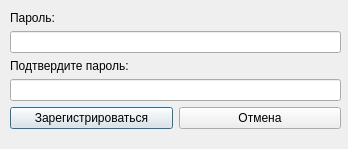
<?xml version="1.0" encoding="UTF-8"?>
<ui version="4.0">
 <class>reg</class>
 <widget class="QWidget" name="reg">
  <property name="geometry">
   <rect>
    <x>0</x>
    <y>0</y>
    <width>348</width>
    <height>149</height>
   </rect>
  </property>
  <property name="windowTitle">
   <string>Registration</string>
  </property>
  <widget class="QWidget" name="layoutWidget">
   <property name="geometry">
    <rect>
     <x>10</x>
     <y>10</y>
     <width>331</width>
     <height>119</height>
    </rect>
   </property>
   <layout class="QVBoxLayout" name="verticalLayout_2">
    <item>
     <layout class="QVBoxLayout" name="verticalLayout">
      <item>
       <widget class="QLabel" name="label">
        <property name="text">
         <string>Пароль:</string>
        </property>
       </widget>
      </item>
      <item>
       <widget class="QLineEdit" name="lineEdit">
        <property name="echoMode">
         <enum>QLineEdit::Password</enum>
        </property>
       </widget>
      </item>
      <item>
       <widget class="QLabel" name="label_2">
        <property name="text">
         <string>Подтвердите пароль:</string>
        </property>
       </widget>
      </item>
     </layout>
    </item>
    <item>
     <widget class="QLineEdit" name="lineEdit_2">
      <property name="echoMode">
       <enum>QLineEdit::Password</enum>
      </property>
     </widget>
    </item>
    <item>
     <layout class="QHBoxLayout" name="horizontalLayout">
      <item>
       <widget class="QPushButton" name="pushButton">
        <property name="text">
         <string>Зарегистрироваться</string>
        </property>
        <property name="default">
         <bool>true</bool>
        </property>
       </widget>
      </item>
      <item>
       <widget class="QPushButton" name="pushButton_2">
        <property name="text">
         <string>Отмена</string>
        </property>
       </widget>
      </item>
     </layout>
    </item>
   </layout>
  </widget>
 </widget>
 <resources/>
 <connections/>
</ui>
